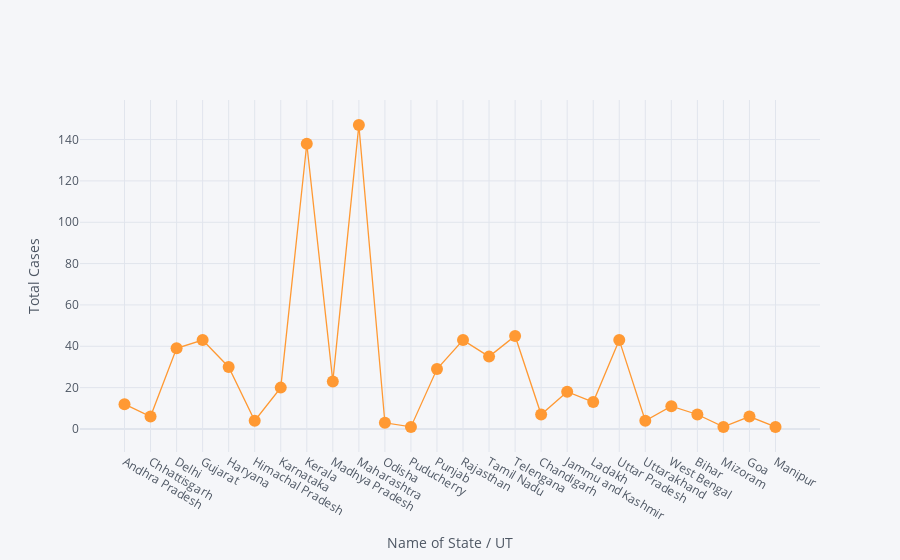

Notebook source saved alongside this figure:
### Code cell
# plotly vis

df.iplot(kind='scatter',x='Name of State / UT',y='total cases',mode='markers+lines',xTitle='Name of State / UT',yTitle='Total Cases')

### Figure 1 — Plotly figure (JSON) as saved in the notebook; plotly's stock layout.template omitted (floating-point values rounded to 4 significant figures)
{"data": [{"line": {"color": "rgba(255, 153, 51, 1.0)", "dash": "solid", "shape": "linear", "width": 1.3}, "marker": {"size": 12, "symbol": "circle"}, "mode": "markers+lines", "name": "total cases", "text": "", "type": "scatter", "x": ["Andhra Pradesh", "Chhattisgarh", "Delhi", "Gujarat", "Haryana", "Himachal Pradesh", "Karnataka", "Kerala", "Madhya Pradesh", "Maharashtra", "Odisha", "Puducherry", "Punjab", "Rajasthan", "Tamil Nadu", "Telengana", "Chandigarh", "Jammu and Kashmir", "Ladakh", "Uttar Pradesh", "Uttarakhand", "West Bengal", "Bihar", "Mizoram", "Goa", "Manipur"], "y": [12, 6, 39, 43, 30, 4, 20, 138, 23, 147, 3, 1, 29, 43, 35, 45, 7, 18, 13, 43, 4, 11, 7, 1, 6, 1]}], "layout": {"autosize": true, "legend": {"bgcolor": "#F5F6F9", "font": {"color": "#4D5663"}}, "paper_bgcolor": "#F5F6F9", "plot_bgcolor": "#F5F6F9", "title": {"font": {"color": "#4D5663"}}, "xaxis": {"autorange": true, "gridcolor": "#E1E5ED", "range": [-1.644, 26.64], "showgrid": true, "tickfont": {"color": "#4D5663"}, "title": {"font": {"color": "#4D5663"}, "text": "Name of State / UT"}, "type": "category", "zerolinecolor": "#E1E5ED"}, "yaxis": {"autorange": true, "gridcolor": "#E1E5ED", "range": [-17.48, 165.5], "showgrid": true, "tickfont": {"color": "#4D5663"}, "title": {"font": {"color": "#4D5663"}, "text": "Total Cases"}, "type": "linear", "zerolinecolor": "#E1E5ED"}}}
